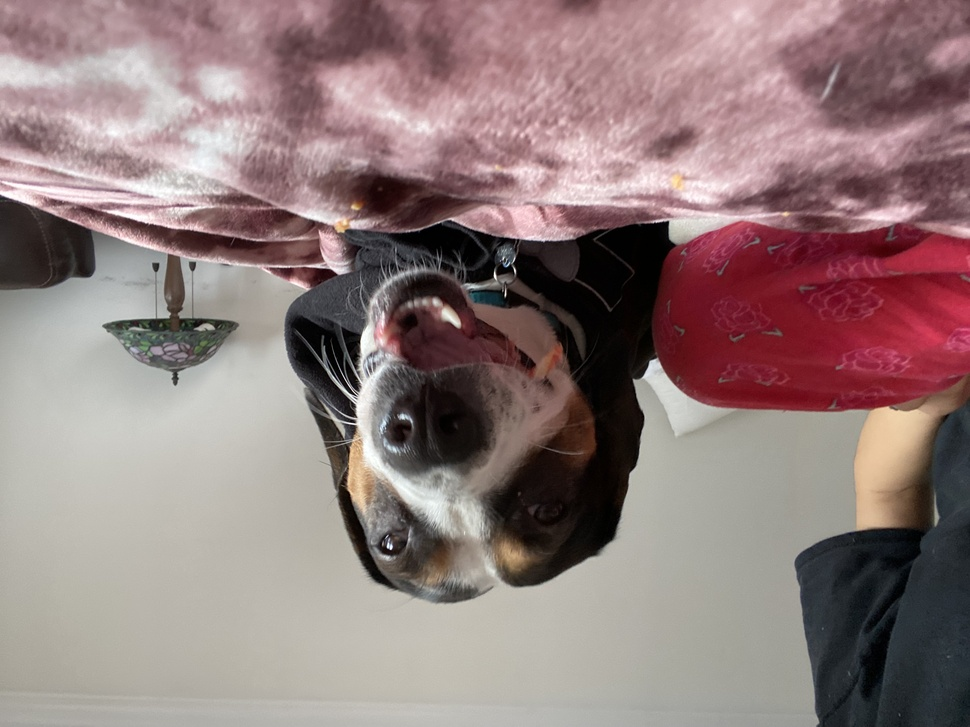
#> input picture imgs/pepper.jpg, 970 x 727 px, shrunk from 4032 x 3024 before the run; its folder holds only this picture in this run
$ python photoEditor.py
#> lines starting #> are read from the running program, lines starting #| are printed output that depends on the picture
from PIL import Image, ImageEnhance, ImageFilter
import os

path = './imgs'
pathOut = './editedImgs'

#access the unedited photos:
for filename in os.listdir(path):
    #take the image
    if filename.lower().endswith(('.jpeg', '.png', 'jpg')):
        img_path = os.path.join(path, filename)
        img = Image.open(img_path)
#> img is the input picture: PIL image 970x727 RGB; mean R, G, B 145.2, 125.1, 124.2

    #apply filters
    edit = img.filter(ImageFilter.SHARPEN).convert("L").rotate(-180)
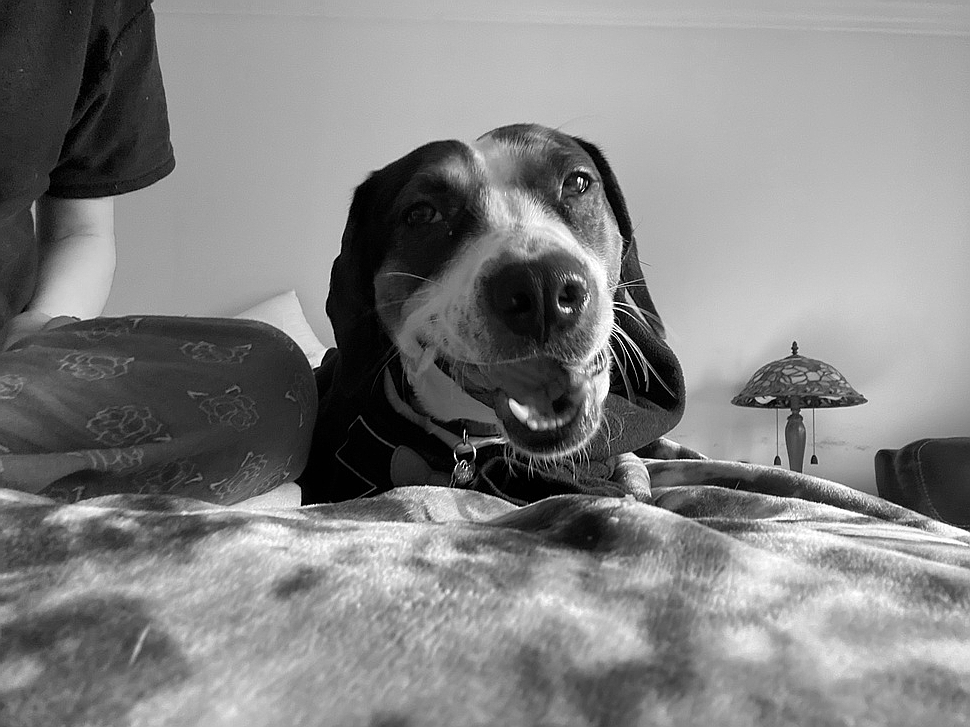
#> edit: PIL image 970x727 L; min 0, max 255, mean 131.1

    factor = 1.5
    enhancer = ImageEnhance.Contrast(edit)
    edit = enhancer.enhance(factor)
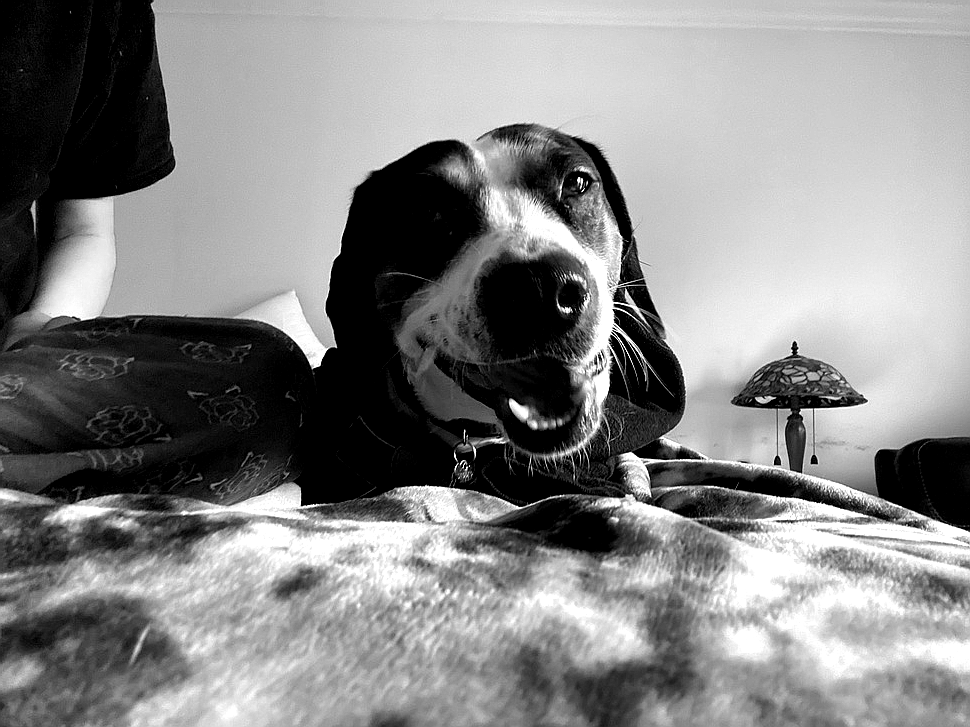
#> edit: PIL image 970x727 L; min 0, max 255, mean 134.5

    #extract the filename without its extension--> save edited img with same base name but diff suffix/file type--> img.jpg--> ('img', 'jpg' and we access only the imgae portion [0])
    clean_name = os.path.splitext(filename)[0]

    output_path = os.path.join(pathOut, f"{clean_name}_edited.jpg")
    edit.save(output_path)
